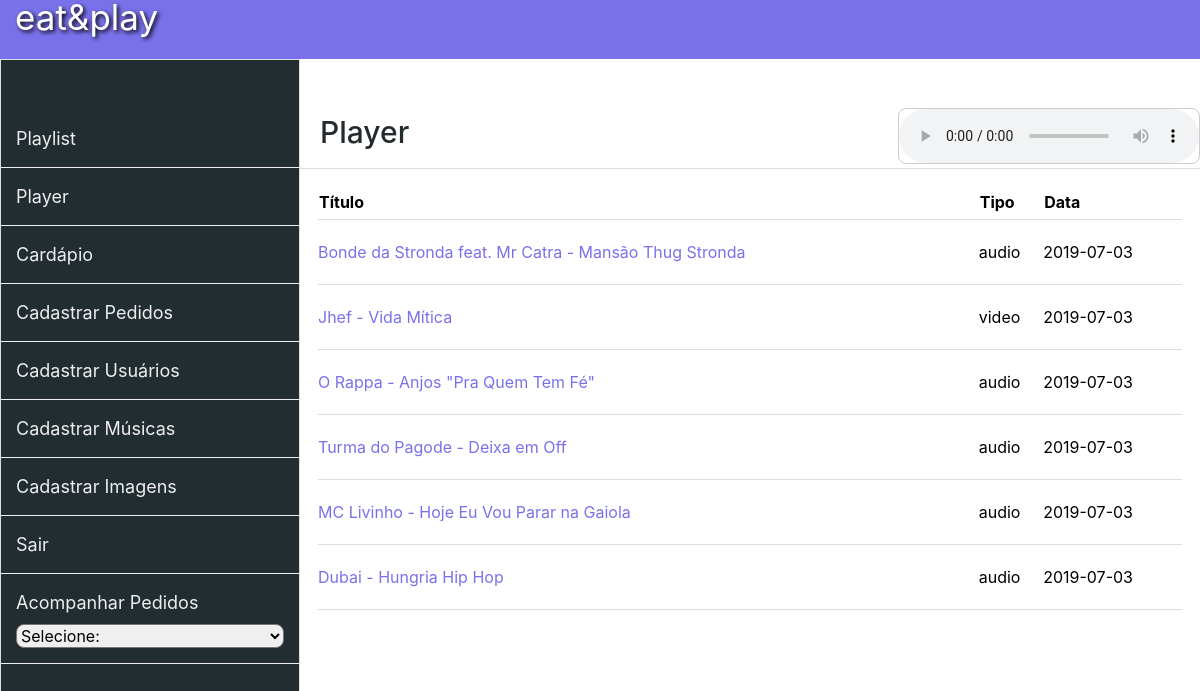
The app's page /admin/player.php (signed in) with its own data.
### tables this page shows
CREATE TABLE `medias` (
  `id` int(11) NOT NULL,
  `title` varchar(240) NOT NULL,
  `url_file` varchar(240) NOT NULL,
  `type` varchar(180) NOT NULL,
  `date` date NOT NULL,
  `seq` int(255) NOT NULL
);

### admin/connect.php (called while the page is built, shortened)
<?php
$_SG["conectaServidor"] = true;
$_SG["abreSessao"] = true;
$_SG["caseSentive"] = false;
$_SG["validaSempre"] = true;
$_SG["servidor"] = "localhost";
$_SG["banco"] = "eat_play";
$_SG["usuario"] = "root";
$_SG["senha"] = "";
$_SG["paginaLogin"] = "login.php";
$_SG["tabela"] = "users";
?>

### admin/functions.php (called while the page is built, shortened)
<?php
function selecionar($link, $sql){
	return mysqli_query($link, $sql);
}
?>

### admin/player.php (the view, shortened to what this page needs)
<?php
	include_once "connect.php";
	include_once "functions.php";
?>
<!DOCTYPE html PUBLIC "-//W3C//DTD XHTML 1.0 Transitional//EN" "http://www.w3.org/TR/xhtml1/DTD/xhtml1-transitional.dtd">
<html xmlns="http://www.w3.org/1999/xhtml">
    <head>
        <?php include_once "template/header.php"; ?>
    </head>
    <body>
    <header>
		<a class="logo" href="index.php">eat&play </a>
    </header>
		<?php include_once "template/lateral.php"; ?>
    	<section class="conteudo">
			<div class="titulo">
                <h1>Player</h1>
            <form class="form-player" action="query.php" method="post">
            	 <audio id="audio" autoplay="true" preload="auto" tabindex="0" controls="" >
					<?php
					$sql_select = "SELECT * FROM `medias` ORDER BY `date` LIMIT 1";
					$media = selecionar($_SG["link"], $sql_select);
					while($selecMedia = mysqli_fetch_assoc($media)){
						if($selecMedia['type'] == "audio")
						{
						?>
						<source src="media/<?php echo $selecMedia['url_file']; ?>" >
					<?php
						}
					}
					?>
            	</audio>
			</form>
			</div>
            <ul id="playlist">
                <table class="ExibePlayer">
                    <thead>
                        <tr>
                            <th>Título</th>
                            <th>Tipo</th>
                            <th>Data</th>
                        </tr>
                    </thead>
                    <tbody>
                    <?php
                        $sql_select = "SELECT * FROM `medias` ";
                        $media = selecionar($_SG["link"], $sql_select);
                        while($selecMedia = mysqli_fetch_assoc($media)){?>
                        <tr>
							<td>
                                <a id="titulo" class="<?php echo $selecMedia['type']; ?>" href="media/<?php echo $selecMedia['url_file']; ?>">
                                	<?php echo $selecMedia['title']; ?>
                                </a>
                            </td>
                            <td><?php echo $selecMedia['type']; ?></td>
                            <td><?php echo $selecMedia['date']; ?></td>
                        </tr>
                        <?php
                        }?>
                    </tbody>
                </table>
            </ul>
        </section>
    </body>
</html>

### admin/template/stlyle.css (style rules this page uses)
html { height:100%; }
body { height:100%; font-family: 'Segoe UI', Tahoma, Geneva, Verdana, sans-serif; margin:0px; }
header { background:#7971ea; padding:15px; margin-top: -2%; text-decoration:none; }
ul { list-style:none; padding:0px; }
.conteudo { float:right; width:75%; }
table { width:96%; background:#fff; margin-left:2%; padding:10px; margin-top: 20px; }
table tr { border-bottom: 1px solid #ddd; }
th { color:#000; text-align:left; padding-bottom:5px; }
table td { color:#444; border-top:1px solid #ddd; }
table td a { margin-top: 5%; }
.logo { text-decoration: none; font-size: 35px; color: #fff; text-shadow: 2px 2px 4px black; }
.titulo { border-bottom:1px solid #ddd; }
.titulo h1 { padding: 55px 0px 10px 20px ; color:#242b2e; font-size: 30px; width: 90%; }
#playlist tr > td > a { color:#7971ea; text-decoration:none; }
.form-player { float: right; margin-top: -60px; border: 1px solid #ccc; border-radius: 8px 8px 8px 8px; }
.ExibePlayer tr td { padding: 20px 0px 20px 0px; font-size: 16px; color: #000; }

### records on screen
medias: title "Bonde da Stronda feat. Mr Catra - Mansão Thug Stronda", type "audio", date "2019-07-03"
medias: title "Jhef - Vida Mítica", type "video", date "2019-07-03"
medias: title "O Rappa - Anjos \"Pra Quem Tem Fé\"", type "audio", date "2019-07-03"
medias: title "Turma do Pagode - Deixa em Off", type "audio", date "2019-07-03"
medias: title "MC Livinho - Hoje Eu Vou Parar na Gaiola", type "audio", date "2019-07-03"
medias: title "Dubai - Hungria Hip Hop", type "audio", date "2019-07-03"
